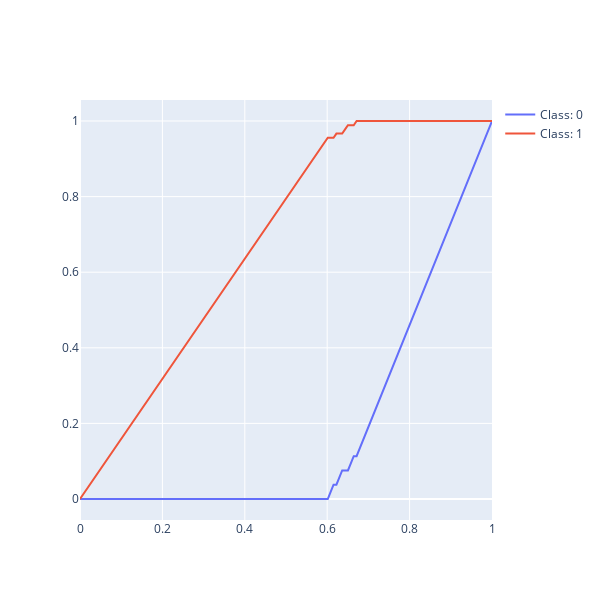

Notebook source saved alongside this figure:
### Code cell
from plotly import graph_objects as go

y = y_test  # for testing
classes = np.unique(y)
percentages, gains1 = cumulative_gain_curve(y, y_pred_proba, classes[0])
percentages, gains2 = cumulative_gain_curve(y, y_pred_proba, classes[1])


fig = go.Figure(
    [
        go.Scatter(x=percentages, y=gains1, name=f"Class: {classes[0]}"),
        go.Scatter(x=percentages, y=gains2, name=f"Class: {classes[1]}"),
    ]
)
fig.update_layout(autosize=False, width=600, height=600)
fig.show()

metrics = evaluate_classifier(y_test, y_pred, y_pred_proba)

### Figure 1 — Plotly figure (JSON) as saved in the notebook; plotly's stock layout.template omitted (floating-point values rounded to 4 significant figures; data arrays with more than 128 entries replaced by an {"elided": "..."} marker saying what was removed)
{"data": [{"name": "Class: 0", "type": "scatter", "x": {"elided": "144 float values"}, "y": {"elided": "144 float values"}}, {"name": "Class: 1", "type": "scatter", "x": {"elided": "144 float values"}, "y": {"elided": "144 float values"}}], "layout": {"autosize": false, "height": 600, "width": 600}}
